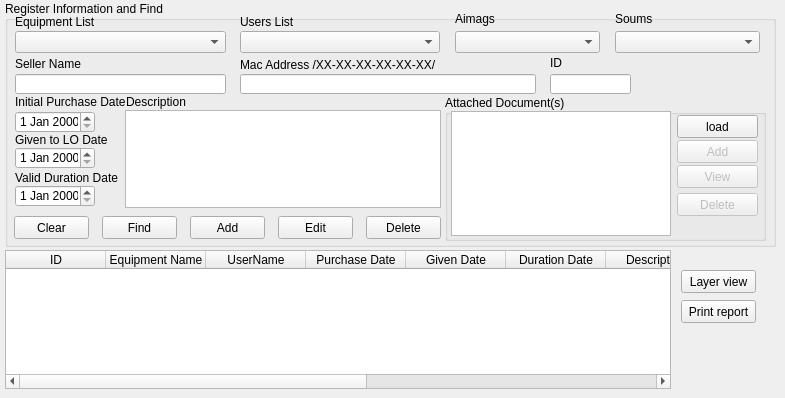
   <widget class="QWidget" name="Equipmentlist">
    <attribute name="title">
     <string>Equipment List</string>
    </attribute>
    <widget class="QTableWidget" name="equipment_twidget">
     <property name="geometry">
      <rect>
       <x>5</x>
       <y>250</y>
       <width>666</width>
       <height>139</height>
      </rect>
     </property>
     <column>
      <property name="text">
       <string>ID</string>
      </property>
     </column>
     <column>
      <property name="text">
       <string>Equipment Name</string>
      </property>
     </column>
     <column>
      <property name="text">
       <string>UserName</string>
      </property>
     </column>
     <column>
      <property name="text">
       <string>Purchase Date</string>
      </property>
     </column>
     <column>
      <property name="text">
       <string>Given Date</string>
      </property>
     </column>
     <column>
      <property name="text">
       <string>Duration Date</string>
      </property>
     </column>
     <column>
      <property name="text">
       <string>Description</string>
      </property>
     </column>
     <column>
      <property name="text">
       <string>Mac Address</string>
      </property>
     </column>
     <column>
      <property name="text">
       <string>Seller Name</string>
      </property>
     </column>
     <column>
      <property name="text">
       <string>Aimag</string>
      </property>
     </column>
     <column>
      <property name="text">
       <string>Soum</string>
      </property>
     </column>
    </widget>
    <widget class="QGroupBox" name="groupBox_15">
     <property name="geometry">
      <rect>
       <x>5</x>
       <y>1</y>
       <width>771</width>
       <height>246</height>
      </rect>
     </property>
     <property name="title">
      <string>Register Information and Find</string>
     </property>
     <widget class="QLabel" name="label_40">
      <property name="geometry">
       <rect>
        <x>235</x>
        <y>13</y>
        <width>200</width>
        <height>16</height>
       </rect>
      </property>
      <property name="text">
       <string>Users List</string>
      </property>
     </widget>
     <widget class="QLineEdit" name="id_equipment_edit">
      <property name="geometry">
       <rect>
        <x>545</x>
        <y>73</y>
        <width>81</width>
        <height>20</height>
       </rect>
      </property>
      <property name="readOnly">
       <bool>true</bool>
      </property>
     </widget>
     <widget class="QLabel" name="label_15">
      <property name="geometry">
       <rect>
        <x>10</x>
        <y>131</y>
        <width>106</width>
        <height>16</height>
       </rect>
      </property>
      <property name="text">
       <string>Given to LO Date</string>
      </property>
     </widget>
     <widget class="QDateEdit" name="given_date">
      <property name="geometry">
       <rect>
        <x>10</x>
        <y>146</y>
        <width>80</width>
        <height>22</height>
       </rect>
      </property>
     </widget>
     <widget class="QDateEdit" name="duration_date">
      <property name="geometry">
       <rect>
        <x>10</x>
        <y>184</y>
        <width>80</width>
        <height>22</height>
       </rect>
      </property>
     </widget>
     <widget class="QGroupBox" name="documents_groupbox">
      <property name="geometry">
       <rect>
        <x>440</x>
        <y>94</y>
        <width>321</width>
        <height>146</height>
       </rect>
      </property>
      <property name="title">
       <string>Attached Document(s)</string>
      </property>
      <widget class="QListWidget" name="equipment_doc_twidget">
       <property name="geometry">
        <rect>
         <x>6</x>
         <y>16</y>
         <width>220</width>
         <height>125</height>
        </rect>
       </property>
       <property name="editTriggers">
        <set>QAbstractItemView::NoEditTriggers</set>
       </property>
      </widget>
      <widget class="QPushButton" name="add_equip_doc_button">
       <property name="enabled">
        <bool>false</bool>
       </property>
       <property name="geometry">
        <rect>
         <x>232</x>
         <y>45</y>
         <width>81</width>
         <height>23</height>
        </rect>
       </property>
       <property name="text">
        <string>Add</string>
       </property>
      </widget>
      <widget class="QPushButton" name="delete_equip_doc_button">
       <property name="enabled">
        <bool>false</bool>
       </property>
       <property name="geometry">
        <rect>
         <x>232</x>
         <y>98</y>
         <width>81</width>
         <height>23</height>
        </rect>
       </property>
       <property name="text">
        <string>Delete</string>
       </property>
      </widget>
      <widget class="QPushButton" name="view_equip_doc_button">
       <property name="enabled">
        <bool>false</bool>
       </property>
       <property name="geometry">
        <rect>
         <x>232</x>
         <y>70</y>
         <width>81</width>
         <height>23</height>
        </rect>
       </property>
       <property name="text">
        <string>View</string>
       </property>
      </widget>
      <widget class="QPushButton" name="load_equip_doc_button">
       <property name="enabled">
        <bool>true</bool>
       </property>
       <property name="geometry">
        <rect>
         <x>232</x>
         <y>20</y>
         <width>81</width>
         <height>23</height>
        </rect>
       </property>
       <property name="text">
        <string>load</string>
       </property>
      </widget>
     </widget>
     <widget class="QLabel" name="label_41">
      <property name="geometry">
       <rect>
        <x>10</x>
        <y>55</y>
        <width>200</width>
        <height>16</height>
       </rect>
      </property>
      <property name="text">
       <string>Seller Name</string>
      </property>
     </widget>
     <widget class="QComboBox" name="equipment_list_cbox">
      <property name="geometry">
       <rect>
        <x>10</x>
        <y>30</y>
        <width>211</width>
        <height>22</height>
       </rect>
      </property>
     </widget>
     <widget class="QDateEdit" name="initial_date">
      <property name="geometry">
       <rect>
        <x>10</x>
        <y>110</y>
        <width>80</width>
        <height>22</height>
       </rect>
      </property>
     </widget>
     <widget class="QLineEdit" name="seller_name_edit">
      <property name="geometry">
       <rect>
        <x>10</x>
        <y>73</y>
        <width>211</width>
        <height>20</height>
       </rect>
      </property>
     </widget>
     <widget class="QPushButton" name="add_equipment_button">
      <property name="geometry">
       <rect>
        <x>185</x>
        <y>215</y>
        <width>75</width>
        <height>23</height>
       </rect>
      </property>
      <property name="text">
       <string>Add</string>
      </property>
     </widget>
     <widget class="QLineEdit" name="mac_address_edit">
      <property name="geometry">
       <rect>
        <x>235</x>
        <y>73</y>
        <width>296</width>
        <height>20</height>
       </rect>
      </property>
     </widget>
     <widget class="QPushButton" name="delete_equipment_button">
      <property name="geometry">
       <rect>
        <x>361</x>
        <y>215</y>
        <width>75</width>
        <height>23</height>
       </rect>
      </property>
      <property name="text">
       <string>Delete</string>
      </property>
     </widget>
     <widget class="QTextEdit" name="equipment_desc_text">
      <property name="geometry">
       <rect>
        <x>120</x>
        <y>109</y>
        <width>316</width>
        <height>98</height>
       </rect>
      </property>
     </widget>
     <widget class="QLabel" name="label_39">
      <property name="geometry">
       <rect>
        <x>10</x>
        <y>13</y>
        <width>200</width>
        <height>16</height>
       </rect>
      </property>
      <property name="text">
       <string>Equipment List</string>
      </property>
     </widget>
     <widget class="QPushButton" name="edit_equipment_button">
      <property name="geometry">
       <rect>
        <x>273</x>
        <y>215</y>
        <width>75</width>
        <height>23</height>
       </rect>
      </property>
      <property name="text">
       <string>Edit</string>
      </property>
     </widget>
     <widget class="QLabel" name="label_38">
      <property name="geometry">
       <rect>
        <x>10</x>
        <y>169</y>
        <width>116</width>
        <height>16</height>
       </rect>
      </property>
      <property name="text">
       <string>Valid Duration Date</string>
      </property>
     </widget>
     <widget class="QLabel" name="label_44">
      <property name="geometry">
       <rect>
        <x>545</x>
        <y>55</y>
        <width>46</width>
        <height>13</height>
       </rect>
      </property>
      <property name="text">
       <string>ID</string>
      </property>
     </widget>
     <widget class="QComboBox" name="users_list_cbox">
      <property name="geometry">
       <rect>
        <x>235</x>
        <y>30</y>
        <width>200</width>
        <height>22</height>
       </rect>
      </property>
     </widget>
     <widget class="QLabel" name="label_43">
      <property name="geometry">
       <rect>
        <x>235</x>
        <y>56</y>
        <width>296</width>
        <height>16</height>
       </rect>
      </property>
      <property name="text">
       <string>Mac Address /XX-XX-XX-XX-XX-XX/</string>
      </property>
     </widget>
     <widget class="QLabel" name="label_42">
      <property name="geometry">
       <rect>
        <x>121</x>
        <y>93</y>
        <width>161</width>
        <height>16</height>
       </rect>
      </property>
      <property name="text">
       <string>Description</string>
      </property>
     </widget>
     <widget class="QLabel" name="label_14">
      <property name="geometry">
       <rect>
        <x>10</x>
        <y>93</y>
        <width>111</width>
        <height>16</height>
       </rect>
      </property>
      <property name="text">
       <string>Initial Purchase Date</string>
      </property>
     </widget>
     <widget class="QPushButton" name="clear_button">
      <property name="geometry">
       <rect>
        <x>9</x>
        <y>215</y>
        <width>75</width>
        <height>23</height>
       </rect>
      </property>
      <property name="text">
       <string>Clear</string>
      </property>
     </widget>
     <widget class="QPushButton" name="find_button">
      <property name="geometry">
       <rect>
        <x>97</x>
        <y>215</y>
        <width>75</width>
        <height>23</height>
       </rect>
      </property>
      <property name="text">
       <string>Find</string>
      </property>
     </widget>
     <widget class="QLabel" name="label_48">
      <property name="geometry">
       <rect>
        <x>450</x>
        <y>10</y>
        <width>146</width>
        <height>16</height>
       </rect>
      </property>
      <property name="text">
       <string>Aimags</string>
      </property>
     </widget>
     <widget class="QComboBox" name="aimags_cbox">
      <property name="geometry">
       <rect>
        <x>450</x>
        <y>30</y>
        <width>145</width>
        <height>22</height>
       </rect>
      </property>
     </widget>
     <widget class="QLabel" name="label_49">
      <property name="geometry">
       <rect>
        <x>610</x>
        <y>10</y>
        <width>146</width>
        <height>16</height>
       </rect>
      </property>
      <property name="text">
       <string>Soums</string>
      </property>
     </widget>
     <widget class="QComboBox" name="soums_cbox">
      <property name="geometry">
       <rect>
        <x>610</x>
        <y>30</y>
        <width>145</width>
        <height>22</height>
       </rect>
      </property>
     </widget>
    </widget>
    <widget class="QPushButton" name="layer_view_button">
     <property name="geometry">
      <rect>
       <x>681</x>
       <y>270</y>
       <width>75</width>
       <height>23</height>
      </rect>
     </property>
     <property name="text">
      <string>Layer view</string>
     </property>
    </widget>
    <widget class="QPushButton" name="print_button">
     <property name="geometry">
      <rect>
       <x>681</x>
       <y>300</y>
       <width>75</width>
       <height>23</height>
      </rect>
     </property>
     <property name="text">
      <string>Print report</string>
     </property>
    </widget>
   </widget>
